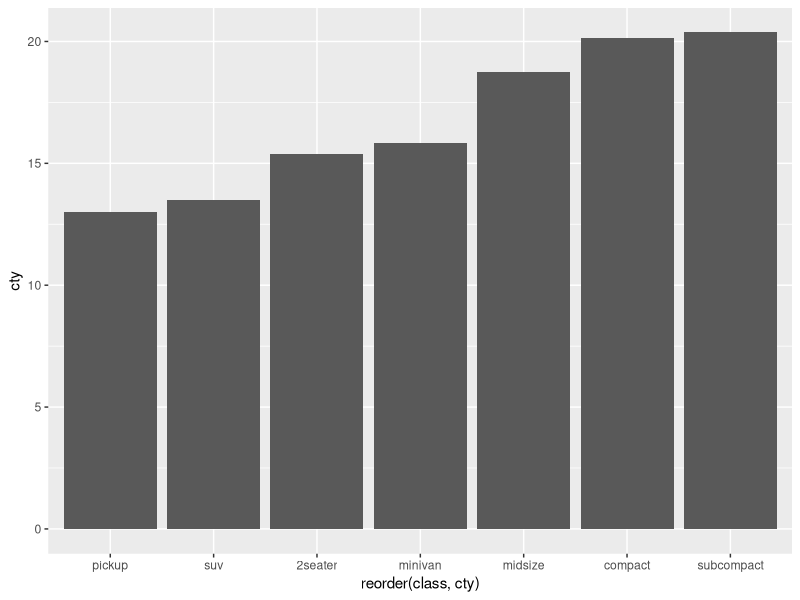

Reproduce this figure in R.
## ---- chunk 1
knitr::opts_chunk$set(echo = FALSE)
library(tidyverse)
## ---- chunk 2
mpg
ggplot(mpg, aes(x = reorder(class, cty), y = cty)) +
  geom_bar(stat = "summary")
